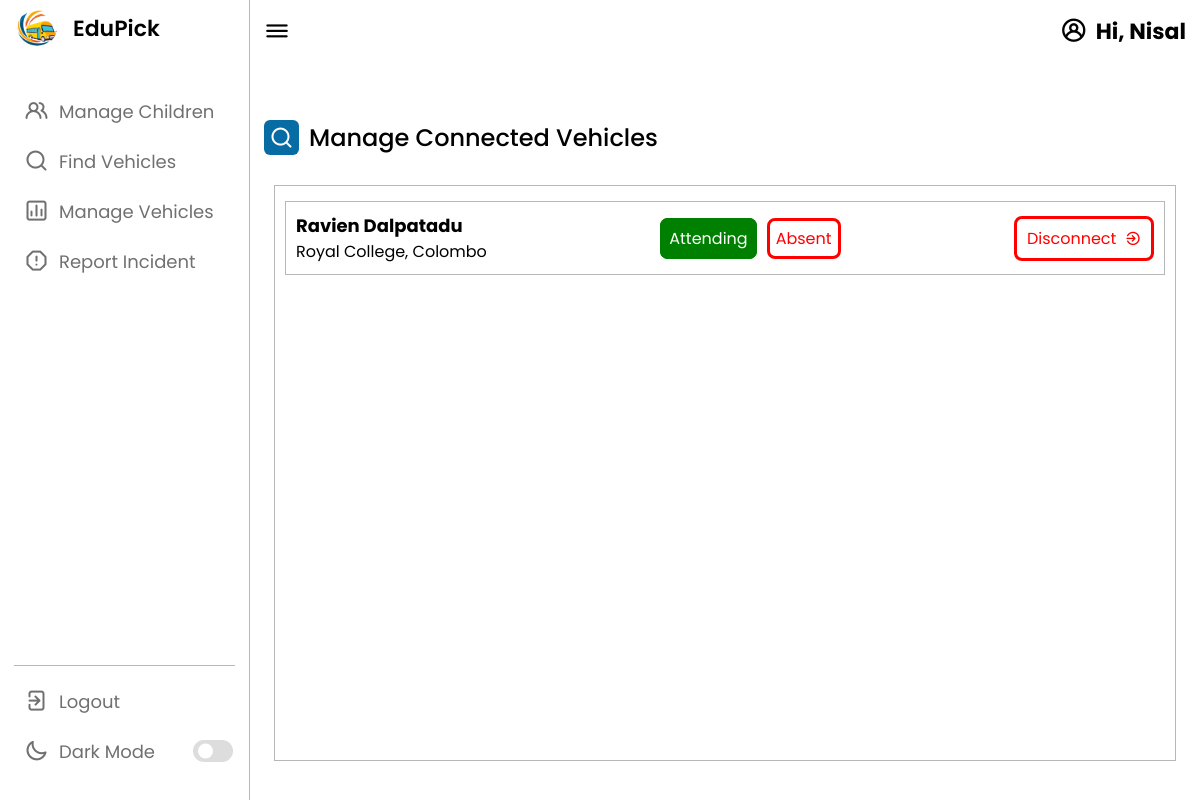
Page /parents/manageVehicles (signed in) on the committed database.
### tables this page shows
CREATE TABLE `child` (
  `childID` int NOT NULL,
  `firstName` varchar(30) NOT NULL,
  `lastName` varchar(30) NOT NULL,
  `schoolId` int NOT NULL,
  `grade` int NOT NULL,
  `absentState` tinyint(1) NOT NULL,
  `parentID` int NOT NULL,
  `vehicleId` int DEFAULT NULL,
  `regDate` timestamp NOT NULL DEFAULT CURRENT_TIMESTAMP,
  `isDeleted` tinyint(1) NOT NULL DEFAULT '0'
);

CREATE TABLE `school` (
  `schoolId` int NOT NULL,
  `name` varchar(255) NOT NULL
);

### app/controllers/Parents.php (called while the page is built, shortened)
<?php
    class Parents extends Controller {
        public function __construct(){
            $this->parentModel = $this->model('Parent_');
        }
        public function manageVehicles(){
            $data = [
                'children' => $this->parentModel->getAssignedChildren($_SESSION['user_id'])
            ];
            $this->view('parents/manageVehicles', $data);
        }
}

### app/libraries/Core.php (called while the page is built, shortened)
<?php
class Core {
    protected $currentMethod = 'index';
    public function __construct(){
        $url = $this->getURL();
       $url = $url ?? ['pages'];
        if(file_exists('../app/controllers/' . ucwords($url[0]) . '.php')){
            unset($url[0]);
        }
        $this->currentController = new $this->currentController;
        if(isset($url[1])){
            if(method_exists($this->currentController, $url[1])){
                $this->currentMethod = $url[1];
                unset($url[1]);
            }
        }
        $this->params = $url ? array_values($url) : [];
        call_user_func_array([$this->currentController, $this->currentMethod], $this->params);
    }
    public function getURL(){
        if(isset($_GET['url'])){
            $url = rtrim($_GET['url'], '/');
            $url = filter_var($url, FILTER_SANITIZE_URL);
            $url = explode('/', $url);
            return $url;
        }
    }
}

### public/index.php (called while the page is built, shortened)
<?php
  $init = new Core;

### app/libraries/Database.php (called while the page is built, shortened)
<?php
     class Database {
        private $host = DB_HOST;
        private $user = DB_USER;
        private $pass = DB_PASS;
        private $dbname = DB_NAME;
        private $dbh;
        private $stmt;
        public function __construct(){
            $dsn = 'mysql:host=' . $this->host . ';dbname=' . $this->dbname;
            $options = array(
                PDO::ATTR_PERSISTENT => true,
                PDO::ATTR_ERRMODE => PDO::ERRMODE_EXCEPTION
            );
            try{
                $this->dbh = new PDO($dsn, $this->user, $this->pass, $options);
            } catch(PDOException $e){
                $this->error = $e->getMessage();
                echo $this->error;
            }
        }
        public function query($sql){
            $this->stmt = $this->dbh->prepare($sql);
        }
        public function bind($param, $value, $type = null){
            if(is_null($type)){
                switch(true){
                    case is_int($value):
                        $type = PDO::PARAM_INT;
                        break;
                }
            }
            $this->stmt->bindValue($param, $value, $type);
        }
        public function execute(){
            return $this->stmt->execute();
        }
        public function resultSet(){
            $this->execute();
            return $this->stmt->fetchAll(PDO::FETCH_OBJ);
        }
     }

### app/models/Parent_.php (called while the page is built, shortened)
<?php
    class Parent_ {
        private $db;
        public function __construct(){
            $this->db = new Database;
        }
        public function getAssignedChildren($parent_id){
            $this->db->query('SELECT child.*, school.schoolId, school.name as schoolName FROM child JOIN school ON child.schoolId = school.schoolID WHERE parentID = :parent_id AND isDeleted = 0 AND vehicleId IS NOT NULL');
            $this->db->bind(':parent_id', $parent_id);
            $results = $this->db->resultSet();
            return $results;
        }
    }

### app/views/parents/manageVehicles.php (the view, shortened to what this page needs)
<?php require APPROOT . '/views/inc/header.php'; ?>
<link rel="stylesheet" href="<?php echo URLROOT; ?>/parent/style.css" />
<link rel="stylesheet" href="<?php echo URLROOT; ?>/parent/manageVehiclesStyles.css" />
<link rel="stylesheet" href="https://unicons.iconscout.com/release/v4.0.0/css/line.css">
</head>
<body>
    <?php require APPROOT . '/views/inc/parentNav.php'; ?>
    <div class="dash-content">
        <div class="overview">
            <div class="title">
                <i class="uil uil-search"></i>
                <span class="text">Manage Connected Vehicles</span>
            </div>
        </div>
        <?php if (!empty($data['children'])) : ?>
        <div class="child-list">
            <?php foreach ($data['children'] as $child) : ?>
                <div class="child-card">
                    <div class="child-details">
                        <span class="child-text" style="font-size: large;">
                            <b><?php echo $child->firstName . ' ' . $child->lastName; ?></b>
                        </span>
                        <span class="child-text">
                            <?php echo $child->schoolName ?>
                        </span>
                    </div>
                    <div class="attendance-buttons">
                        <div class="attend-button<?php echo $child->absentState ? '' : '-selected'; ?>">
                            <a href="<?php echo URLROOT; ?>/parents/childAttending/<?php echo $child->childID; ?>">
                                Attending
                            </a>
                        </div>
                        <div class="absent-button<?php echo $child->absentState ? '-selected' : ''; ?>">
                            <a href="<?php echo URLROOT; ?>/parents/childAbsent/<?php echo $child->childID; ?>">
                                Absent
                            </a>
                        </div>
                    </div>
                    <div class="child-details">
                        <div class="leave-button">
                            <?php $confirmationMessage = "Are you sure that you want to disconnect your child " . $child->firstName . " " . $child->lastName . " from the vehicle?"; ?>
                            <a href="<?php echo URLROOT; ?>/parents/disconnectVehicle/<?php echo $child->childID; ?>" onclick="return confirm('<?php echo $confirmationMessage; ?>');">
                                Disconnect&nbsp;
                                <i class="uil uil-sign-out-alt"></i>
                            </a>
                        </div>
                    </div>
                </div>
            <?php endforeach; ?>
            <?php else : ?>
                <div class="no-children">
                    <span class="text">No children connected to any vehicles</span>
                </div>
            <?php endif; ?>
        </div>
    </div>
    <?php require APPROOT . '/views/inc/footer.php'; ?>

### public/parent/style.css (style rules this page uses)
* { margin: 0; padding: 0; box-sizing: border-box; font-family: 'Poppins', sans-serif; }
:root { --primary-color: #066ca3; --panel-color: #FFF; --text-color: #000; --black-light-color: #707070; --border-color: #b7b7b7; --toggle-color: #DDD; --box1-color: #4DA3FF; --title-icon-color: #fff; --delete-edit-color: #4DA3FF; --child-card-color: #f2f2f2; --tran-05: all 0.5s ease; --tran-03: all 0.3s ease; --tran-03: all 0.2s ease; }
body { min-height: 100vh; background-color: var(--primary-color); }
.dashboard .dash-content { padding-top: 50px; }
.dash-content .title { display: flex; align-items: center; margin: 60px 0 30px 0; }
.dash-content .title i { position: relative; height: 35px; width: 35px; background-color: var(--primary-color); border-radius: 6px; color: var(--title-icon-color); display: flex; align-items: center; justify-content: center; font-size: 24px; }
.dash-content .title .text { font-size: 24px; font-weight: 500; color: var(--text-color); margin-left: 10px; }

### public/parent/manageVehiclesStyles.css (style rules this page uses)
.child-list { display: flex; flex-direction: column; margin-left: 10px; margin-right: 10px; margin-top: 10px; padding: 10px; border: 1px solid var(--border-color); overflow-y: scroll; height: 72vh; }
.child-card { margin: 5px 0; padding: 10px; border: 1px solid var(--border-color); display: flex; justify-content: space-between; color: var(--text-color); }
.child-details { display: flex; flex-direction: column; justify-content: center; align-items: flex-start; }
.attendance-buttons { width: 30%; display: flex; justify-content: center; align-items: center; }
.attend-button-selected a { border-radius: 8px; padding: 6px 6px; background-color: green; color: var(--title-icon-color); border: 3px solid green; font-size: 16px; text-decoration: none; margin-right: 10px; }
.absent-button a { border-radius: 8px; padding: 6px 6px; background-color: var(--panel-color); color: red; border: 3px solid red; font-size: 16px; text-decoration: none; }

### rows in the picture
child: firstName "Ravien", lastName "Dalpatadu", schoolId.name "Royal College, Colombo"

### other values in the picture
$_SESSION['user_fname'] "Nisal"
